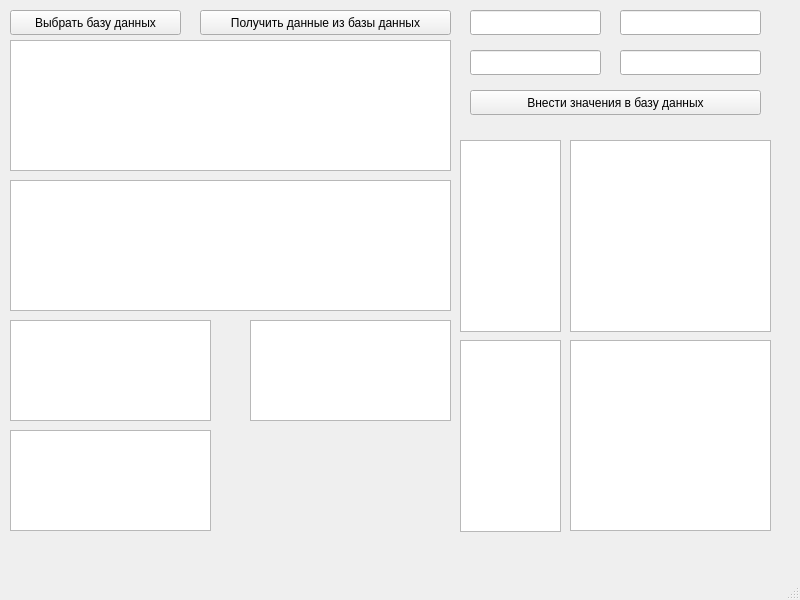
<?xml version="1.0" encoding="UTF-8"?>
<ui version="4.0">
 <class>MainWindow</class>
 <widget class="QMainWindow" name="MainWindow">
  <property name="geometry">
   <rect>
    <x>0</x>
    <y>0</y>
    <width>800</width>
    <height>600</height>
   </rect>
  </property>
  <property name="windowTitle">
   <string>MainWindow</string>
  </property>
  <widget class="QWidget" name="centralwidget">
   <widget class="QLineEdit" name="lineEdit">
    <property name="geometry">
     <rect>
      <x>470</x>
      <y>10</y>
      <width>131</width>
      <height>25</height>
     </rect>
    </property>
   </widget>
   <widget class="QLineEdit" name="lineEdit_2">
    <property name="geometry">
     <rect>
      <x>620</x>
      <y>10</y>
      <width>141</width>
      <height>25</height>
     </rect>
    </property>
   </widget>
   <widget class="QLineEdit" name="lineEdit_3">
    <property name="geometry">
     <rect>
      <x>470</x>
      <y>50</y>
      <width>131</width>
      <height>25</height>
     </rect>
    </property>
   </widget>
   <widget class="QLineEdit" name="lineEdit_4">
    <property name="geometry">
     <rect>
      <x>620</x>
      <y>50</y>
      <width>141</width>
      <height>25</height>
     </rect>
    </property>
   </widget>
   <widget class="QPushButton" name="pushButton">
    <property name="geometry">
     <rect>
      <x>10</x>
      <y>10</y>
      <width>171</width>
      <height>25</height>
     </rect>
    </property>
    <property name="text">
     <string>Выбрать базу данных</string>
    </property>
   </widget>
   <widget class="QPushButton" name="pushButton_2">
    <property name="geometry">
     <rect>
      <x>200</x>
      <y>10</y>
      <width>251</width>
      <height>25</height>
     </rect>
    </property>
    <property name="text">
     <string>Получить данные из базы данных</string>
    </property>
   </widget>
   <widget class="QPushButton" name="pushButton_3">
    <property name="geometry">
     <rect>
      <x>470</x>
      <y>90</y>
      <width>291</width>
      <height>25</height>
     </rect>
    </property>
    <property name="text">
     <string>Внести значения в базу данных</string>
    </property>
   </widget>
   <widget class="QTextEdit" name="textEdit">
    <property name="geometry">
     <rect>
      <x>10</x>
      <y>320</y>
      <width>201</width>
      <height>101</height>
     </rect>
    </property>
   </widget>
   <widget class="QTextEdit" name="textEdit_2">
    <property name="geometry">
     <rect>
      <x>250</x>
      <y>320</y>
      <width>201</width>
      <height>101</height>
     </rect>
    </property>
   </widget>
   <widget class="QListView" name="listView">
    <property name="geometry">
     <rect>
      <x>460</x>
      <y>140</y>
      <width>101</width>
      <height>192</height>
     </rect>
    </property>
   </widget>
   <widget class="QTreeView" name="treeView">
    <property name="geometry">
     <rect>
      <x>570</x>
      <y>140</y>
      <width>201</width>
      <height>192</height>
     </rect>
    </property>
   </widget>
   <widget class="QTableView" name="tableView">
    <property name="geometry">
     <rect>
      <x>10</x>
      <y>40</y>
      <width>441</width>
      <height>131</height>
     </rect>
    </property>
   </widget>
   <widget class="QColumnView" name="columnView">
    <property name="geometry">
     <rect>
      <x>460</x>
      <y>340</y>
      <width>101</width>
      <height>192</height>
     </rect>
    </property>
   </widget>
   <widget class="QUndoView" name="undoView">
    <property name="geometry">
     <rect>
      <x>570</x>
      <y>340</y>
      <width>201</width>
      <height>191</height>
     </rect>
    </property>
   </widget>
   <widget class="QTableView" name="tableView_2">
    <property name="geometry">
     <rect>
      <x>10</x>
      <y>180</y>
      <width>441</width>
      <height>131</height>
     </rect>
    </property>
   </widget>
   <widget class="QTextEdit" name="textEdit_3">
    <property name="geometry">
     <rect>
      <x>10</x>
      <y>430</y>
      <width>201</width>
      <height>101</height>
     </rect>
    </property>
   </widget>
  </widget>
  <widget class="QMenuBar" name="menubar">
   <property name="geometry">
    <rect>
     <x>0</x>
     <y>0</y>
     <width>800</width>
     <height>22</height>
    </rect>
   </property>
  </widget>
  <widget class="QStatusBar" name="statusbar"/>
 </widget>
 <resources/>
 <connections/>
</ui>
